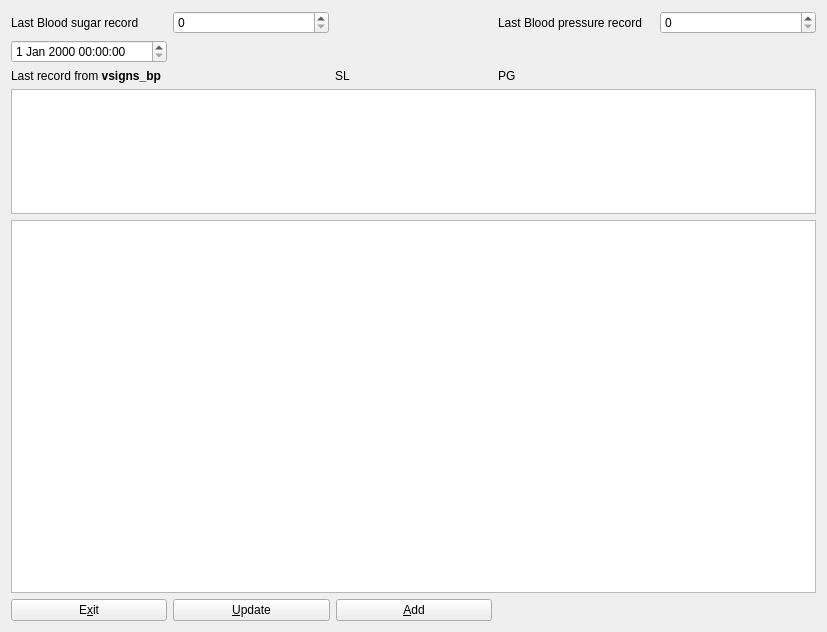
<?xml version="1.0" encoding="UTF-8"?>
<ui version="4.0">
 <class>Comment</class>
 <widget class="QWidget" name="Comment">
  <property name="geometry">
   <rect>
    <x>0</x>
    <y>0</y>
    <width>827</width>
    <height>632</height>
   </rect>
  </property>
  <property name="windowTitle">
   <string>Note</string>
  </property>
  <layout class="QGridLayout" name="gridLayout">
   <item row="0" column="0">
    <widget class="QLabel" name="lblBSrecord">
     <property name="text">
      <string>Last Blood sugar record</string>
     </property>
     <property name="buddy">
      <cstring>spinBsid</cstring>
     </property>
    </widget>
   </item>
   <item row="0" column="1">
    <widget class="QSpinBox" name="spinBsid">
     <property name="maximum">
      <number>9999</number>
     </property>
    </widget>
   </item>
   <item row="0" column="3">
    <widget class="QLabel" name="lblBPrecord">
     <property name="text">
      <string>Last Blood pressure record</string>
     </property>
     <property name="buddy">
      <cstring>spinBpid</cstring>
     </property>
    </widget>
   </item>
   <item row="0" column="4">
    <widget class="QSpinBox" name="spinBpid">
     <property name="maximum">
      <number>9999</number>
     </property>
    </widget>
   </item>
   <item row="1" column="0">
    <widget class="QDateTimeEdit" name="dateTimeEdit"/>
   </item>
   <item row="3" column="0" colspan="2">
    <widget class="QLabel" name="lblLastRecord">
     <property name="text">
      <string>&lt;html&gt;&lt;head/&gt;&lt;body&gt;&lt;p&gt;Last record from &lt;span style=&quot; font-weight:600;&quot;&gt;vsigns_bp&lt;/span&gt;&lt;/p&gt;&lt;/body&gt;&lt;/html&gt;</string>
     </property>
     <property name="buddy">
      <cstring>tblPrevRec</cstring>
     </property>
    </widget>
   </item>
   <item row="3" column="2">
    <widget class="QLabel" name="lblRecord1">
     <property name="text">
      <string>SL</string>
     </property>
    </widget>
   </item>
   <item row="4" column="0" colspan="5">
    <widget class="QTableView" name="tblPrevRec">
     <property name="sizePolicy">
      <sizepolicy hsizetype="Expanding" vsizetype="Expanding">
       <horstretch>0</horstretch>
       <verstretch>25</verstretch>
      </sizepolicy>
     </property>
    </widget>
   </item>
   <item row="6" column="0" colspan="3">
    <layout class="QHBoxLayout" name="horizontalLayout">
     <item>
      <widget class="QPushButton" name="btnExit">
       <property name="text">
        <string>E&amp;xit</string>
       </property>
      </widget>
     </item>
     <item>
      <widget class="QPushButton" name="btnUpdate">
       <property name="text">
        <string>&amp;Update</string>
       </property>
      </widget>
     </item>
     <item>
      <widget class="QPushButton" name="btnAdd">
       <property name="text">
        <string>&amp;Add</string>
       </property>
      </widget>
     </item>
    </layout>
   </item>
   <item row="5" column="0" colspan="5">
    <widget class="QTextEdit" name="textEdit">
     <property name="sizePolicy">
      <sizepolicy hsizetype="Expanding" vsizetype="Expanding">
       <horstretch>0</horstretch>
       <verstretch>75</verstretch>
      </sizepolicy>
     </property>
    </widget>
   </item>
   <item row="3" column="3" colspan="2">
    <widget class="QLabel" name="lblRecord2">
     <property name="text">
      <string>PG</string>
     </property>
    </widget>
   </item>
  </layout>
 </widget>
 <resources/>
 <connections/>
</ui>
